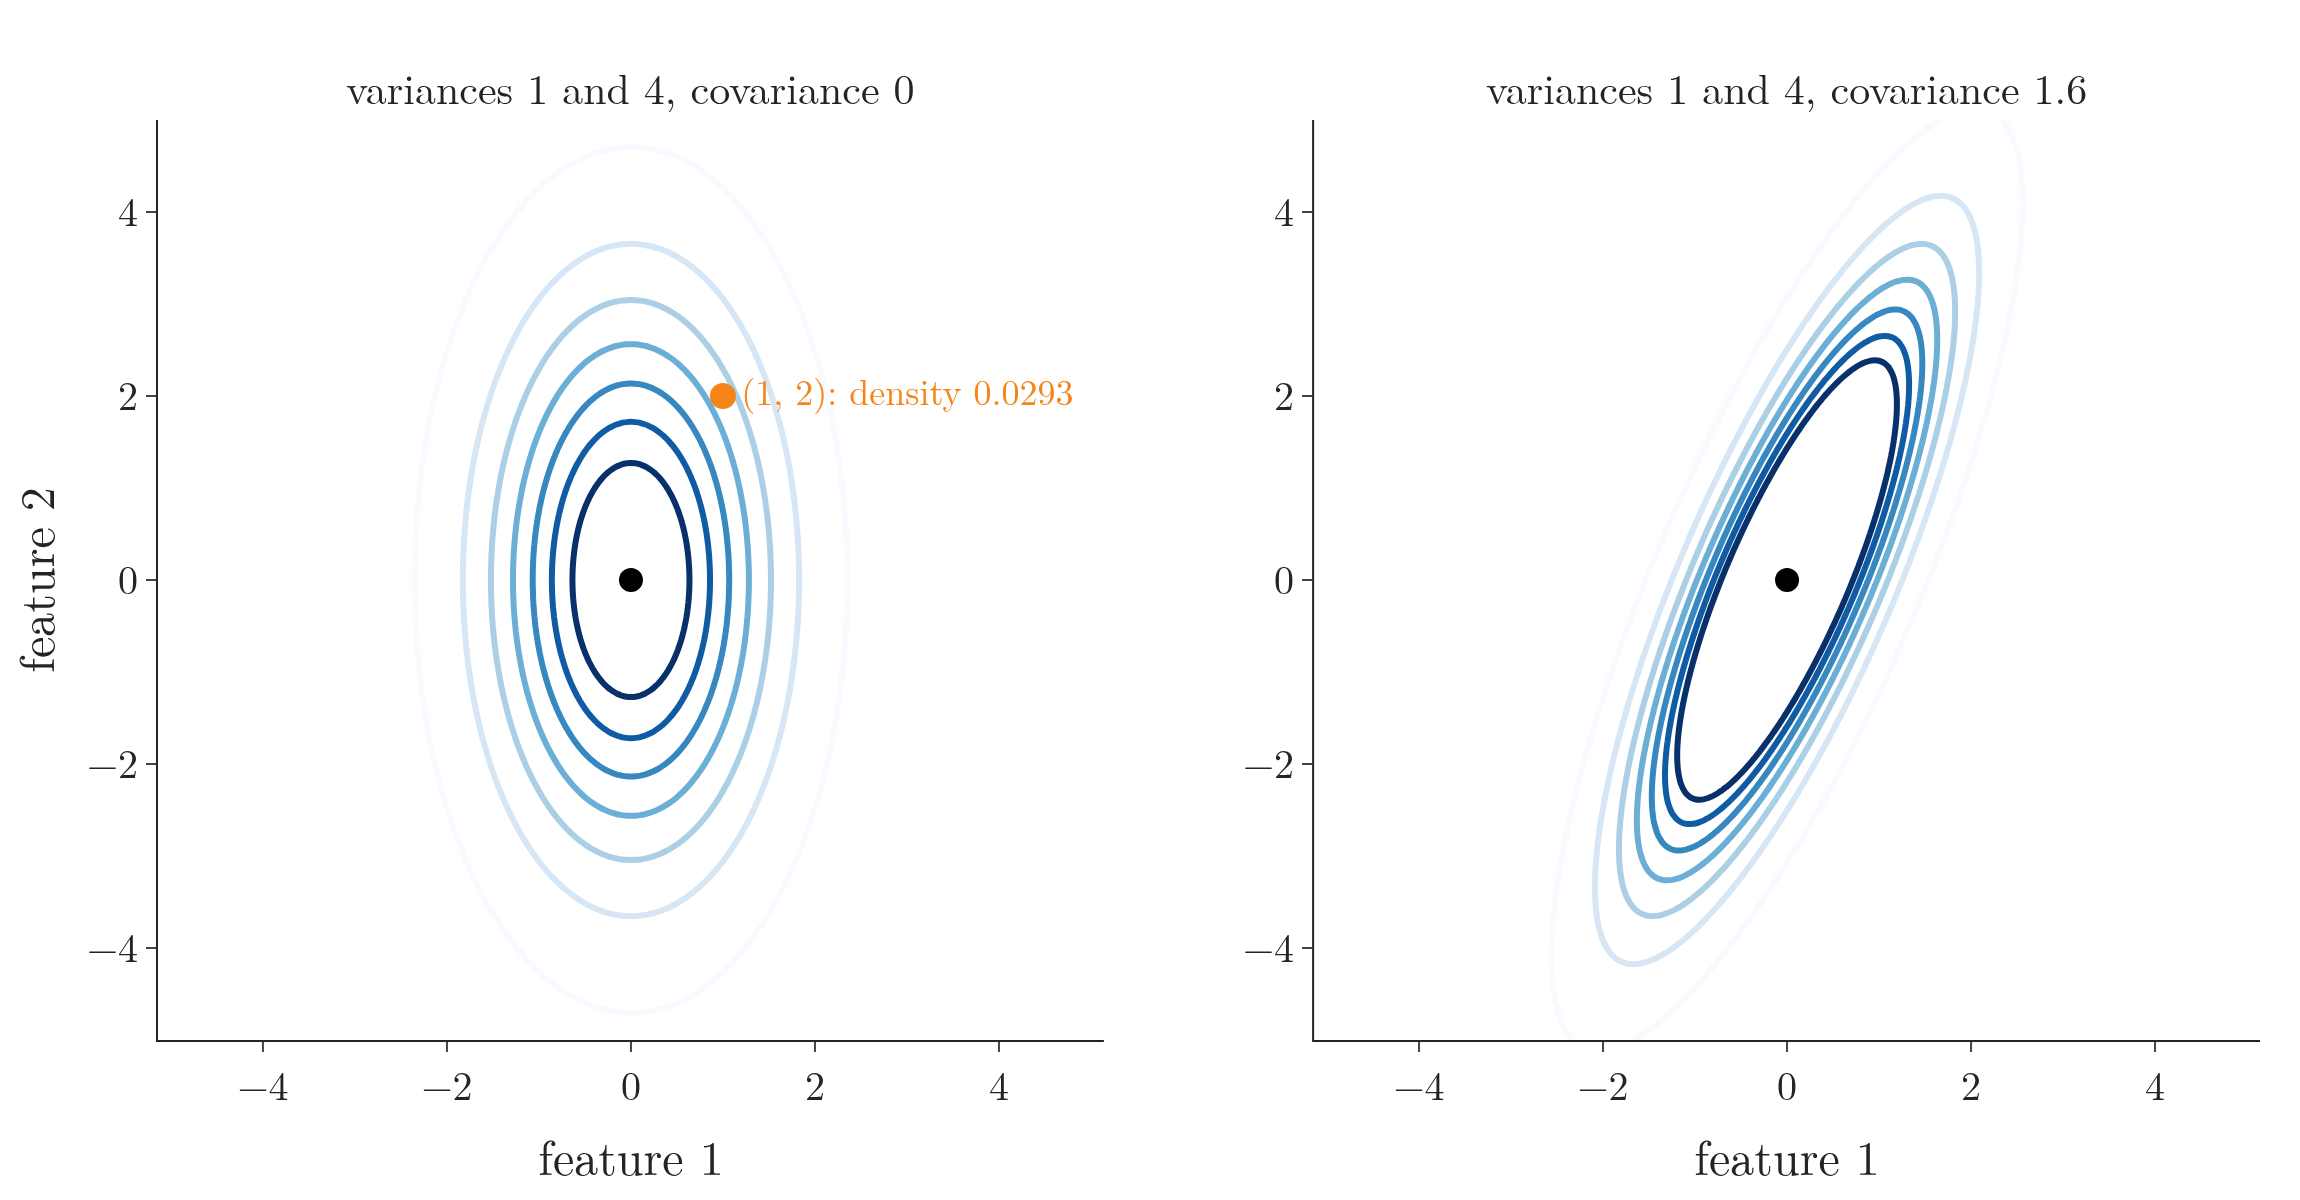

Write the Python code that produced this figure.
"""Two-dimensional normal components (Plotly contours). Left: the Note's example, mean (0, 0), variances 1 and 4, no
covariance: contour ellipses along the axes, density 0.0293 at (1, 2). Right: the same variances with covariance
1.6: the ellipses tilt."""
from pathlib import Path
import numpy as np
import plotly.graph_objects as go
from plotly.subplots import make_subplots
from scipy.stats import multivariate_normal as mvn
from common import FONT, ORANGE

here = Path(__file__).parent
S1, S2 = np.array([[1, 0], [0, 4.0]]), np.array([[1, 1.6], [1.6, 4.0]])
assert round(mvn([0, 0], S1).pdf([1, 2]), 4) == 0.0293
g = np.linspace(-5, 5, 201)
X, Y = np.meshgrid(g, g)
P = np.dstack([X, Y])
fig = make_subplots(1, 2, horizontal_spacing=0.1, subplot_titles=["variances 1 and 4, covariance 0", "variances 1 and 4, covariance 1.6"])
fig.update_annotations(font_size=21)
for col, S in ((1, S1), (2, S2)):
    fig.add_trace(go.Contour(x=g, y=g, z=mvn([0, 0], S).pdf(P), colorscale="Blues", showscale=False,
                             contours=dict(coloring="lines", start=0.005, end=0.07, size=0.01), line=dict(width=3)), 1, col)
    fig.add_trace(go.Scatter(x=[0], y=[0], mode="markers", marker=dict(size=12, color="black")), 1, col)
    fig.update_xaxes(title="feature 1", range=[-5, 5], row=1, col=col)
    fig.update_yaxes(title="feature 2" if col == 1 else None, range=[-5, 5], scaleanchor=f"x{col if col > 1 else ''}", row=1, col=col)
fig.add_trace(go.Scatter(x=[1], y=[2], mode="markers+text", text=["(1, 2): density 0.0293"], textposition="middle right",
                         textfont=dict(size=18, color=ORANGE), marker=dict(size=13, color=ORANGE)), 1, 1)
fig.update_layout(template="simple_white", width=1150, height=600, font=FONT, showlegend=False,
                  margin=dict(l=70, r=20, t=60, b=70))
fig.write_image(here / "mvn_ellipses.png", scale=2)
